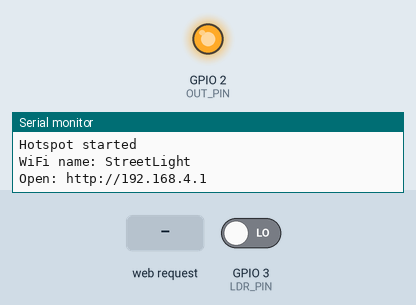
Simulated run of this sketch. Board: ESP8266 (NodeMCU). Parts: output pins drawn as LEDs (lit = HIGH), the last lines printed to the serial monitor. The test bench sets the inputs (shaded band); at power-on: GPIO 3 (LDR_PIN) LOW.

Above: at 1.2 s.
1.3 s: GPIO 3 (LDR_PIN) driven HIGH
At 1.7 s:
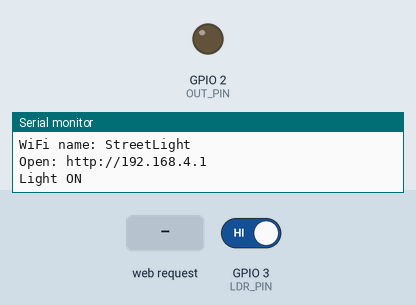
2.8 s: HTTP request GET /off received
At 4.0 s:
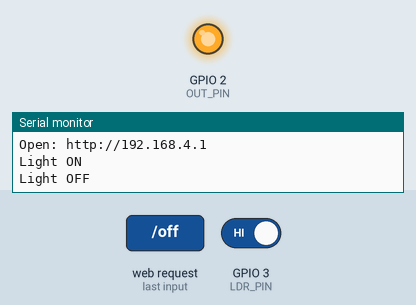
4.3 s: HTTP request GET /auto received
At 5.1 s:
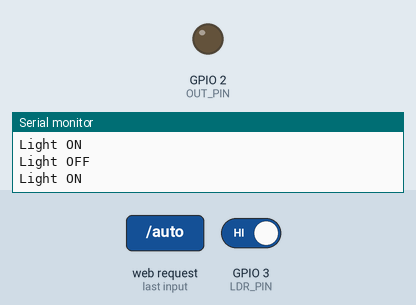
5.8 s: GPIO 3 (LDR_PIN) driven LOW
At 6.2 s:
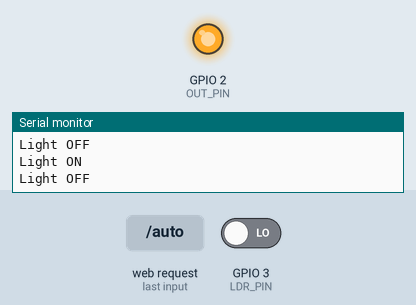
Timing chart, 0 to 8.3 s (numbered marks = the images above; inputs shaded):
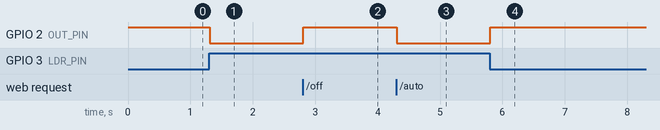

The sketch:

street_light.ino
```cpp
#include <ESP8266WiFi.h>
#include <ESP8266WebServer.h>

const char* AP_NAME = "StreetLight";
const char* AP_PASS = "12345678";      // minimum 8 characters

#define LDR_PIN 3     // GPIO3 (RX): LDR module DO
#define OUT_PIN 2     // GPIO2: relay / LED

#define DARK_LEVEL HIGH          // DO HIGH = dark on this module
#define OUTPUT_ACTIVE_LOW true   // GPIO2 LOW = light ON

enum Mode { AUTO, FORCE_ON, FORCE_OFF };
Mode mode = AUTO;
bool lightOn = false;

ESP8266WebServer server(80);

void applyLight(bool on) {
  if (on == lightOn) return;
  lightOn = on;
  bool pinHigh = OUTPUT_ACTIVE_LOW ? !on : on;
  digitalWrite(OUT_PIN, pinHigh ? HIGH : LOW);
  Serial.println(on ? "Light ON" : "Light OFF");
}

String modeName() {
  if (mode == AUTO) return "AUTO (follows LDR)";
  if (mode == FORCE_ON) return "FORCED ON";
  return "FORCED OFF";
}

void sendPage() {
  String html =
    "<!DOCTYPE html><html><head>"
    "<meta name='viewport' content='width=device-width, initial-scale=1'>"
    "<meta http-equiv='refresh' content='3'>"
    "<style>body{font-family:sans-serif;text-align:center;margin-top:30px}"
    "a{display:inline-block;margin:8px;padding:14px 28px;background:#2a6;"
    "color:#fff;text-decoration:none;border-radius:8px;font-size:18px}"
    "</style></head><body>"
    "<h2>Street Light</h2>"
    "<p>Mode: <b>" + modeName() + "</b></p>"
    "<p>Sensor: <b>" + String(digitalRead(LDR_PIN) == DARK_LEVEL ? "Dark" : "Bright") + "</b></p>"
    "<p>Light: <b>" + String(lightOn ? "ON" : "OFF") + "</b></p>"
    "<a href='/auto'>AUTO</a><a href='/on'>ON</a><a href='/off'>OFF</a>"
    "</body></html>";
  server.send(200, "text/html", html);
}

void redirectHome() {
  server.sendHeader("Location", "/");
  server.send(303);
}

void setup() {
  Serial.begin(115200, SERIAL_8N1, SERIAL_TX_ONLY);  // keeps RX (GPIO3) free
  pinMode(LDR_PIN, INPUT);
  pinMode(OUT_PIN, OUTPUT);
  digitalWrite(OUT_PIN, OUTPUT_ACTIVE_LOW ? HIGH : LOW);  // light OFF at start

  WiFi.mode(WIFI_AP);
  WiFi.softAP(AP_NAME, AP_PASS);
  Serial.println("\nHotspot started");
  Serial.print("WiFi name: "); Serial.println(AP_NAME);
  Serial.print("Open: http://"); Serial.println(WiFi.softAPIP());  // 192.168.4.1

  server.on("/", sendPage);
  server.on("/auto", []() { mode = AUTO; redirectHome(); });
  server.on("/on",   []() { mode = FORCE_ON; redirectHome(); });
  server.on("/off",  []() { mode = FORCE_OFF; redirectHome(); });
  server.begin();
}

void loop() {
  server.handleClient();

  bool isDark = (digitalRead(LDR_PIN) == DARK_LEVEL);
  if (mode == AUTO) applyLight(isDark);
  else if (mode == FORCE_ON) applyLight(true);
  else applyLight(false);

  delay(10);
}
```

Measured:
- after the input at 1.3 s, GPIO 2 (OUT_PIN): HIGH → LOW at once
- after the input at 2.8 s, GPIO 2 (OUT_PIN): LOW → HIGH at once
- after the input at 4.3 s, GPIO 2 (OUT_PIN): HIGH → LOW at once
- after the input at 5.8 s, GPIO 2 (OUT_PIN): LOW → HIGH at once
